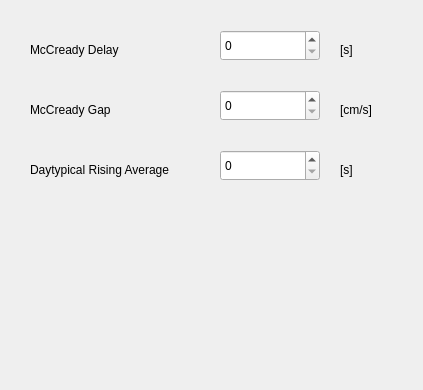
<?xml version="1.0" encoding="UTF-8"?>
<ui version="4.0">
 <class>FlyCalcFrame</class>
 <widget class="QWidget" name="FlyCalcFrame">
  <property name="geometry">
   <rect>
    <x>0</x>
    <y>0</y>
    <width>423</width>
    <height>390</height>
   </rect>
  </property>
  <property name="windowTitle">
   <string>Fly Calc</string>
  </property>
  <widget class="QLabel" name="textLabel_DelayUnit">
   <property name="geometry">
    <rect>
     <x>340</x>
     <y>40</y>
     <width>67</width>
     <height>20</height>
    </rect>
   </property>
   <property name="text">
    <string>[s]</string>
   </property>
   <property name="wordWrap">
    <bool>false</bool>
   </property>
  </widget>
  <widget class="QSpinBox" name="spinBox_Delay">
   <property name="geometry">
    <rect>
     <x>220</x>
     <y>30</y>
     <width>100</width>
     <height>31</height>
    </rect>
   </property>
   <property name="minimum">
    <number>0</number>
   </property>
   <property name="maximum">
    <number>30</number>
   </property>
   <property name="singleStep">
    <number>1</number>
   </property>
   <property name="value">
    <number>0</number>
   </property>
  </widget>
  <widget class="QSpinBox" name="spinBox_Gap">
   <property name="geometry">
    <rect>
     <x>220</x>
     <y>90</y>
     <width>100</width>
     <height>31</height>
    </rect>
   </property>
   <property name="minimum">
    <number>0</number>
   </property>
   <property name="maximum">
    <number>50</number>
   </property>
   <property name="singleStep">
    <number>1</number>
   </property>
   <property name="value">
    <number>0</number>
   </property>
  </widget>
  <widget class="QLabel" name="textLabel_GapUnit">
   <property name="geometry">
    <rect>
     <x>340</x>
     <y>100</y>
     <width>67</width>
     <height>20</height>
    </rect>
   </property>
   <property name="text">
    <string>[cm/s]</string>
   </property>
   <property name="wordWrap">
    <bool>false</bool>
   </property>
  </widget>
  <widget class="QSpinBox" name="spinBox_Average">
   <property name="geometry">
    <rect>
     <x>220</x>
     <y>150</y>
     <width>100</width>
     <height>31</height>
    </rect>
   </property>
   <property name="minimum">
    <number>0</number>
   </property>
   <property name="maximum">
    <number>600</number>
   </property>
   <property name="singleStep">
    <number>30</number>
   </property>
   <property name="value">
    <number>0</number>
   </property>
  </widget>
  <widget class="QLabel" name="textLabel_AverageUnit">
   <property name="geometry">
    <rect>
     <x>340</x>
     <y>160</y>
     <width>67</width>
     <height>20</height>
    </rect>
   </property>
   <property name="text">
    <string>[s]</string>
   </property>
   <property name="wordWrap">
    <bool>false</bool>
   </property>
  </widget>
  <widget class="QLabel" name="textLabel_Average">
   <property name="geometry">
    <rect>
     <x>30</x>
     <y>160</y>
     <width>188</width>
     <height>20</height>
    </rect>
   </property>
   <property name="text">
    <string>Daytypical Rising Average</string>
   </property>
   <property name="wordWrap">
    <bool>false</bool>
   </property>
  </widget>
  <widget class="QLabel" name="textLabel_Gap">
   <property name="geometry">
    <rect>
     <x>30</x>
     <y>100</y>
     <width>150</width>
     <height>20</height>
    </rect>
   </property>
   <property name="text">
    <string>McCready Gap</string>
   </property>
   <property name="wordWrap">
    <bool>false</bool>
   </property>
  </widget>
  <widget class="QLabel" name="textLabel_Delay">
   <property name="geometry">
    <rect>
     <x>30</x>
     <y>40</y>
     <width>150</width>
     <height>20</height>
    </rect>
   </property>
   <property name="text">
    <string>McCready Delay</string>
   </property>
   <property name="wordWrap">
    <bool>false</bool>
   </property>
  </widget>
 </widget>
 <layoutdefault spacing="6" margin="11"/>
 <resources/>
 <connections/>
</ui>
